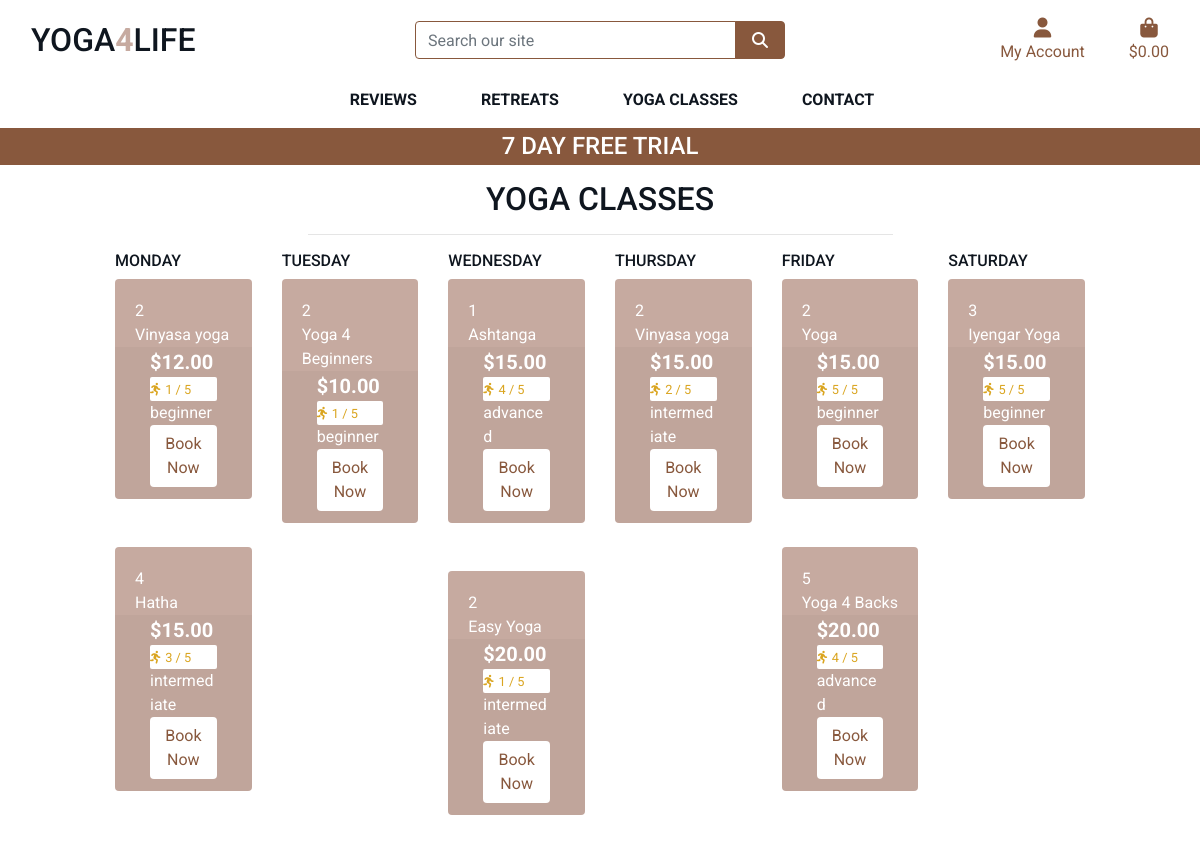
The page /classes/ on the database as committed earlier.
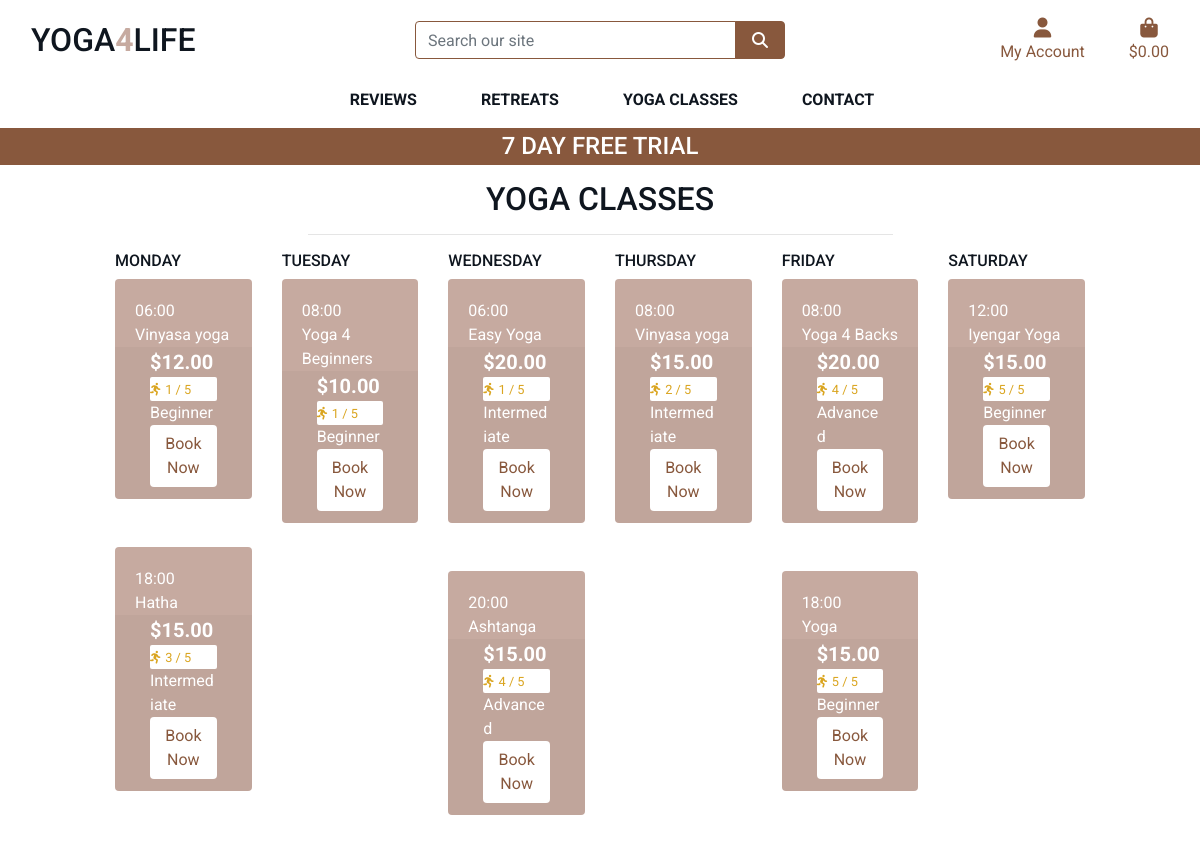
The same page on the database as committed later.
### classes/models.py (models this page shows, shortened)
class Class(models.Model):
    class Meta:
        verbose_name_plural = 'Classes'
    DAYS_OF_THE_WEEK = (
        ('1', 'Monday'),
        ('2', 'Tuesday'),
        ('3', 'Wednesday'),
        ('4', 'Thursday'),
        ('5', 'Friday'),
        ('6', 'Saturday')
    )
    YOGA_CLASS_TIMES = (
        ('06:00', '6 a.m.'),
        ( '08:00', '8 a.m.'),
        ('12:00', '12 p.m.'),
        ('18:00', '6 p.m.'),
        ('20:00', '8 p.m')
    )
    level = models.ForeignKey('Level', null=True, blank=True, on_delete=models.SET_NULL)
    sku = models.CharField(max_length=254, null=True, blank=True)
    name = models.CharField(max_length=254)
    description = models.TextField()
    price = models.DecimalField(max_digits=6, decimal_places=2)
    dificulty = models.DecimalField(max_digits=6, decimal_places=0, null=True, blank=True)
    image_url = models.URLField(max_length=1024, null=True, blank=True)
    image = models.ImageField(null=True, blank=True)
    day = models.CharField(max_length=10, choices=DAYS_OF_THE_WEEK, null=True, blank=True)
    time = models.CharField(max_length=10, choices=YOGA_CLASS_TIMES, null=True, blank=True)

class Level(models.Model):
    name = models.CharField(max_length=254)
    friendly_name = models.CharField(max_length=254, null=True, blank=True)
    def __str__(self):
        return self.name

### classes/views.py (the view)
# urls.py: path('', views.all_classes, name='classes'),
def all_classes(request):
    classes = Class.objects.order_by('day', 'time')
    context = {
        'classes': classes,
    }
    return render(request, 'classes/classes.html', context)

### classes/templates/classes/classes.html (shortened to what this page needs)
{% extends "base.html" %}
{% load static %}
{% block page_header %}
<div class="container header-container">
</div>
{% endblock %}
{% block content %}
<div class="container-fluid">
    <div class="row">
        <div class="col text-center mt-3">
            <h2 class="logo-font">Yoga Classes</h2>
            <hr class="w-50 mb-1">
        </div>
    </div>
     <div class="row">
        <div class="retreat-container col-10 offset-1">
            <div class="row">
                <div class="col-sm-6 col-md-6 col-lg-2 col-xl-2">
                    <h6 class="logo-font">Monday</h6>
                {% for class in classes %}
                    {% if class.day == "1"%}
                    <div class="col pl-0 pr-0 pb-5">
                        <div class="card h-100 border-0">
                            <div class="card-body pb-0">
                                <p class="mb-0">{{ class.time }}</p>
                                <p class="mb-0">{{ class.name }}</p>
                            </div>
                            <div class="card-footer pt-0 border-0 text-left">
                                <div class="">
                                    <div class="col">
                                        <p class="lead mb-0 font-weight-bold">${{ class.price }}</p>
                                        {% if class.dificulty %}
                                        <div class="card-white-sm">
                                            <small class="text-gold"><i class="fas fa-running mr-1"></i>{{ class.dificulty }} / 5</small>
                                        </div>
                                        {% else %}
                                            <small class="text-gold">No dificulty</small>
                                        {% endif %}
                                        <p class="mb-0">{{ class.level }}</p>
                                        <a class="btn btn-white" href="{% url 'class_detail' class.id %}">Book Now</a>
                                    </div>
                                </div>
                            </div>
                        </div>
                    </div>
                {% endif %}
                {% endfor %}
                </div>
                <div class="col-sm-6 col-md-6 col-lg-2 col-xl-2">
                    <h6 class="logo-font">Tuesday</h6>
                {% for class in classes %}
                {% if class.day == "2"%}
                    <div class="col pl-0 pr-0 pb-5">
                        <div class="card h-100 border-0">
                            <div class="card-body pb-0">
                                <p class="mb-0">{{ class.time }}</p>
                                <p class="mb-0">{{ class.name }}</p>
                            </div>
                            <div class="card-footer pt-0 border-0 text-left">
                                <div class="">
                                    <div class="col">
                                        <p class="lead mb-0 font-weight-bold">${{ class.price }}</p>
                                        {% if class.dificulty %}
                                        <div class="card-white-sm">
                                            <small class="text-gold"><i class="fas fa-running mr-1"></i>{{ class.dificulty }} / 5</small>
                                        </div>
                                        {% else %}
                                            <small class="text-gold">No dificulty</small>
                                        {% endif %}
                                        <p class="mb-0">{{ class.level }}</p>
                                        <a class="btn btn-white" href="{% url 'class_detail' class.id %}">Book Now</a>
                                    </div>
                                </div>
                            </div>
                        </div>
                    </div>
                {% endif %}
                {% endfor %}
                </div>
                <div class="col-sm-6 col-md-6 col-lg-2 col-xl-2">
                    <h6 class="logo-font">Wednesday</h6>
                {% for class in classes %}
                {% if class.day == "3"%}
                    <div class="col pl-0 pr-0 pb-5">
                        <div class="card h-100 border-0">
                            <div class="card-body pb-0">
                                <p class="mb-0">{{ class.time }}</p>
                                <p class="mb-0">{{ class.name }}</p>
                            </div>
                            <div class="card-footer pt-0 border-0 text-left">
                                <div class="">
                                    <div class="col">
                                        <p class="lead mb-0 font-weight-bold">${{ class.price }}</p>
                                        {% if class.dificulty %}
                                        <div class="card-white-sm">
                                            <small class="text-gold"><i class="fas fa-running mr-1"></i>{{ class.dificulty }} / 5</small>
                                        </div>
                                        {% else %}
                                            <small class="text-gold">No dificulty</small>
                                        {% endif %}
                                        <p class="mb-0">{{ class.level }}</p>
                                        <a class="btn btn-white" href="{% url 'class_detail' class.id %}">Book Now</a>
                                    </div>
                                </div>
                            </div>
                        </div>
                    </div>
                {% endif %}
                {% endfor %}
                </div>
                <div class="col-sm-6 col-md-6 col-lg-2 col-xl-2">
                    <h6 class="logo-font">Thursday</h6>
                {% for class in classes %}
                {% if class.day == "4"%}
                    <div class="col pl-0 pr-0 pb-5">
                        <div class="card h-100 border-0">
                            <div class="card-body pb-0">
                                <p class="mb-0">{{ class.time }}</p>
                                <p class="mb-0">{{ class.name }}</p>
                            </div>
                            <div class="card-footer pt-0 border-0 text-left">
                                <div class="">
                                    <div class="col">
                                        <p class="lead mb-0 font-weight-bold">${{ class.price }}</p>
                                        {% if class.dificulty %}
                                        <div class="card-white-sm">
                                            <small class="text-gold"><i class="fas fa-running mr-1"></i>{{ class.dificulty }} / 5</small>
                                        </div>
                                        {% else %}
                                            <small class="text-gold">No dificulty</small>
                                        {% endif %}
                                        <p class="mb-0">{{ class.level }}</p>
                                        <a class="btn btn-white" href="{% url 'class_detail' class.id %}">Book Now</a>
                                    </div>
                                </div>
                            </div>
                        </div>
                    </div>
                {% endif %}
                {% endfor %}
                </div>
                <div class="col-sm-6 col-md-6 col-lg-2 col-xl-2">
                    <h6 class="logo-font">Friday</h6>
                {% for class in classes %}
                {% if class.day == "5"%}
                    <div class="col pl-0 pr-0 pb-5">
                        <div class="card h-100 border-0">
                            <div class="card-body pb-0">
                                <p class="mb-0">{{ class.time }}</p>
                                <p class="mb-0">{{ class.name }}</p>
                            </div>
                            <div class="card-footer pt-0 border-0 text-left">
                                <div class="">
                                    <div class="col">
                                        <p class="lead mb-0 font-weight-bold">${{ class.price }}</p>
                                        {% if class.dificulty %}
                                        <div class="card-white-sm">
                                            <small class="text-gold"><i class="fas fa-running mr-1"></i>{{ class.dificulty }} / 5</small>
                                        </div>
                                        {% else %}
                                            <small class="text-gold">No dificulty</small>
                                        {% endif %}
                                        <p class="mb-0">{{ class.level }}</p>
                                        <a class="btn btn-white" href="{% url 'class_detail' class.id %}">Book Now</a>
                                    </div>
                                </div>
                            </div>
                        </div>
                    </div>
                {% endif %}
                {% endfor %}
                </div>
                <div class="col-sm-6 col-md-6 col-lg-2 col-xl-2">
                    <h6 class="logo-font">Saturday</h6>
                {% for class in classes %}
                {% if class.day == "6"%}
                    <div class="col pl-0 pr-0 pb-5">
                        <div class="card h-100 border-0">
                            <div class="card-body pb-0">
                                <p class="mb-0">{{ class.time }}</p>
                                <p class="mb-0">{{ class.name }}</p>
                            </div>
                            <div class="card-footer pt-0 border-0 text-left">
                                <div class="">
                                    <div class="col">
                                        <p class="lead mb-0 font-weight-bold">${{ class.price }}</p>
                                        {% if class.dificulty %}
                                        <div class="card-white-sm">
                                            <small class="text-gold"><i class="fas fa-running mr-1"></i>{{ class.dificulty }} / 5</small>
                                        </div>
                                        {% else %}
                                            <small class="text-gold">No dificulty</small>
                                        {% endif %}
                                        <p class="mb-0">{{ class.level }}</p>
                                        <a class="btn btn-white" href="{% url 'class_detail' class.id %}">Book Now</a>
                                    </div>
                                </div>
                            </div>
                        </div>
                    </div>
                {% endif %}
                {% endfor %}
                </div>
            </div>
        </div>
    </div>
</div>
{% endblock %}

Rows that differ between the two databases and show on the page:
changed Class (number 1 of 9 on the later page): time "2" → "06:00"; level "beginner" → "Beginner"
changed Class "Hatha": time "4" → "18:00"; level "intermediate" → "Intermediate"
changed Class "Yoga 4 Beginners": time "2" → "08:00"; level "beginner" → "Beginner"
changed Class "Easy Yoga": time "2" → "06:00"; level "intermediate" → "Intermediate"; moves up the list
changed Class "Ashtanga": time "1" → "20:00"; level "advanced" → "Advanced"
changed Class (number 6 of 9 on the later page): time "2" → "08:00"; level "intermediate" → "Intermediate"
changed Class "Yoga 4 Backs": time "5" → "08:00"; level "advanced" → "Advanced"; moves up the list
changed Class "Yoga": time "2" → "18:00"; level "beginner" → "Beginner"
changed Class "Iyengar Yoga": time "3" → "12:00"; level "beginner" → "Beginner"
